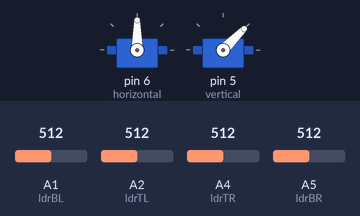
Bench run of a sketch on a simulated Arduino Uno, built with avr-gcc and run on an emulated ATmega328P. Parts: 2 × servo. Inputs (shaded band) come from the test bench; at power-on: A1 (ldrBL) = 512, A2 (ldrTL) = 512, A4 (ldrTR) = 512, A5 (ldrBR) = 512.

Above: at 4.2 s.
4.3 s: A1 (ldrBL) set to 528
At 6.32 s:
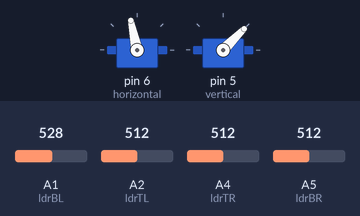
7.3 s: A2 (ldrTL) set to 611
10.3 s: A2 (ldrTL) set to 643
At 10.64 s:
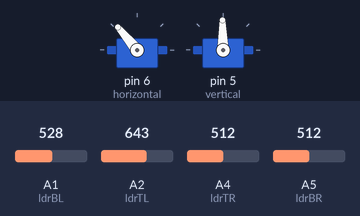
13.3 s: A4 (ldrTR) set to 645
16.3 s: A4 (ldrTR) set to 658
At 16.37 s:
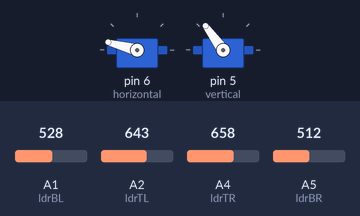
19.3 s: A5 (ldrBR) set to 716
At 19.45 s:
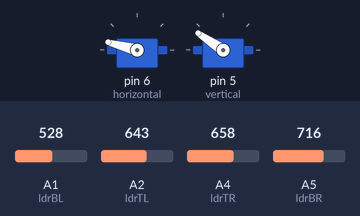
Timing chart, 0 to 25.0 s (numbered marks = the images above; inputs shaded):
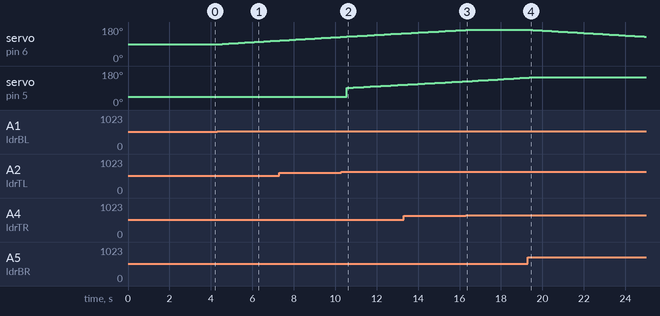

Measured:
- the behaviour switches between 513 and 514 on A1 (ldrBL) (found by bisection; images 0 and 1)
- the behaviour switches between 629 and 630 on A2 (ldrTL) (found by bisection; images 1 and 2)
- the behaviour switches between 657 and 658 on A4 (ldrTR) (found by bisection; images 2 and 3)
- after the input at 4.3 s, servo on pin 6 (horizontal): moves from 90° to 108° over 2.6 s, starting after 0.25 s
- after the input at 10.3 s, servo on pin 5 (vertical): moves from 45° to 107° over 2.6 s, starting after 0.25 s
- after the input at 16.3 s, servo on pin 6 (horizontal): stays 165° (without the input it goes to 166° after 0.16 s)
- after the input at 19.3 s, servo on pin 6 (horizontal): moves from 165° to 129° over 5.4 s, starting after 0.23 s; servo on pin 5 (vertical): goes on until 19.4 s, then stays 146°

The sketch:

solar_tracker_dual_axis.ino
```cpp
  #include <Servo.h>
#include <LiquidCrystal.h>

// Define the pins for the LCD
const int RS = 2, E = 3, D4 = 4, D5 = 8, D6 = 12, D7 = 13;
LiquidCrystal lcd(RS, E, D4, D5, D6, D7);


// horizontal servo
Servo horizontal;
int servo_horizontal = 90;

int servo_horizontal_limit_high = 180; //180
int servo_horizontal_limit_low = 0; //65

Servo vertical;
int servo_vertical = 90;

int servo_vertical_limit_high = 180; //120
int servo_vertical_limit_low = 0; //15


// LDR pin connections
int ldrTR = A4; // LDR top right
int ldrTL = A2; // LDR top left
int ldrBR = A5; // LDR bottom right
int ldrBL = A1; // LDR bottom left


void setup() {
  Serial.begin(9600);
  // servo connections
  horizontal.attach(6);
  vertical.attach(5);
  // move servos
  horizontal.write(90);
  vertical.write(45);
  delay(3000);
}


void loop() {

  int tr = analogRead(ldrTR); // top right
  int tl = analogRead(ldrTL); // top left
  int br = analogRead(ldrBR); // bottom right
  int bl = analogRead(ldrBL);
  lcd.clear();
  // Print the LDR value to the LCD

  lcd.setCursor(0, 0);
  lcd.print(tr);
  lcd.setCursor(4, 0);
  lcd.print(tl);
  lcd.setCursor(8,0);
  lcd.print(br);
  lcd.setCursor(12,0);
  lcd.print(bl);
  delay(100);// bottom left

  int dtime = 40; // change for debugging only
  int tol = 50;

  int avt = (tl + tr) / 2; // average value top
  int avd = (bl + br) / 2; // average value bottom
  int avl = (tl + bl) / 2; // average value left
  int avr = (tr + br) / 2; // average value right

  int dvert = avt - avd;  // check the difference of up and down
  int dhoriz = avl - avr; // check the difference of left and right

  // check if the difference is in the tolerance else change vertical angle
  if (-1 * tol > dvert || dvert > tol) {
    if (avt > avd) {
      servo_vertical = ++servo_vertical;
      if (servo_vertical > servo_vertical_limit_high) {
        servo_vertical = servo_vertical_limit_high;
      }
      delay(10);
    }
    else if (avt < avd) {
      servo_vertical = --servo_vertical;
      if (servo_vertical < servo_vertical_limit_low) {
        servo_vertical = servo_vertical_limit_low;
      }
      delay(10);
    }
    vertical.write(servo_vertical);
  }

  // check if the difference is in the tolerance else change horizontal angle
  //if (-1 * tol > dhoriz || dhoriz > tol)
    if (avl > avr) {
      servo_horizontal = ++servo_horizontal;
      if (servo_horizontal < servo_horizontal_limit_low) {
        servo_horizontal = servo_horizontal_limit_low;
      }
      delay(10);
    }
    else if (avl < avr) {
      servo_horizontal = --servo_horizontal;
      if (servo_horizontal > servo_horizontal_limit_high) {
        servo_horizontal = servo_horizontal_limit_high;
      }
      delay(10);
    }
    else if (avl == avr) {
      // nothing
    }
    horizontal.write(servo_horizontal);


  delay(dtime);

}
```
